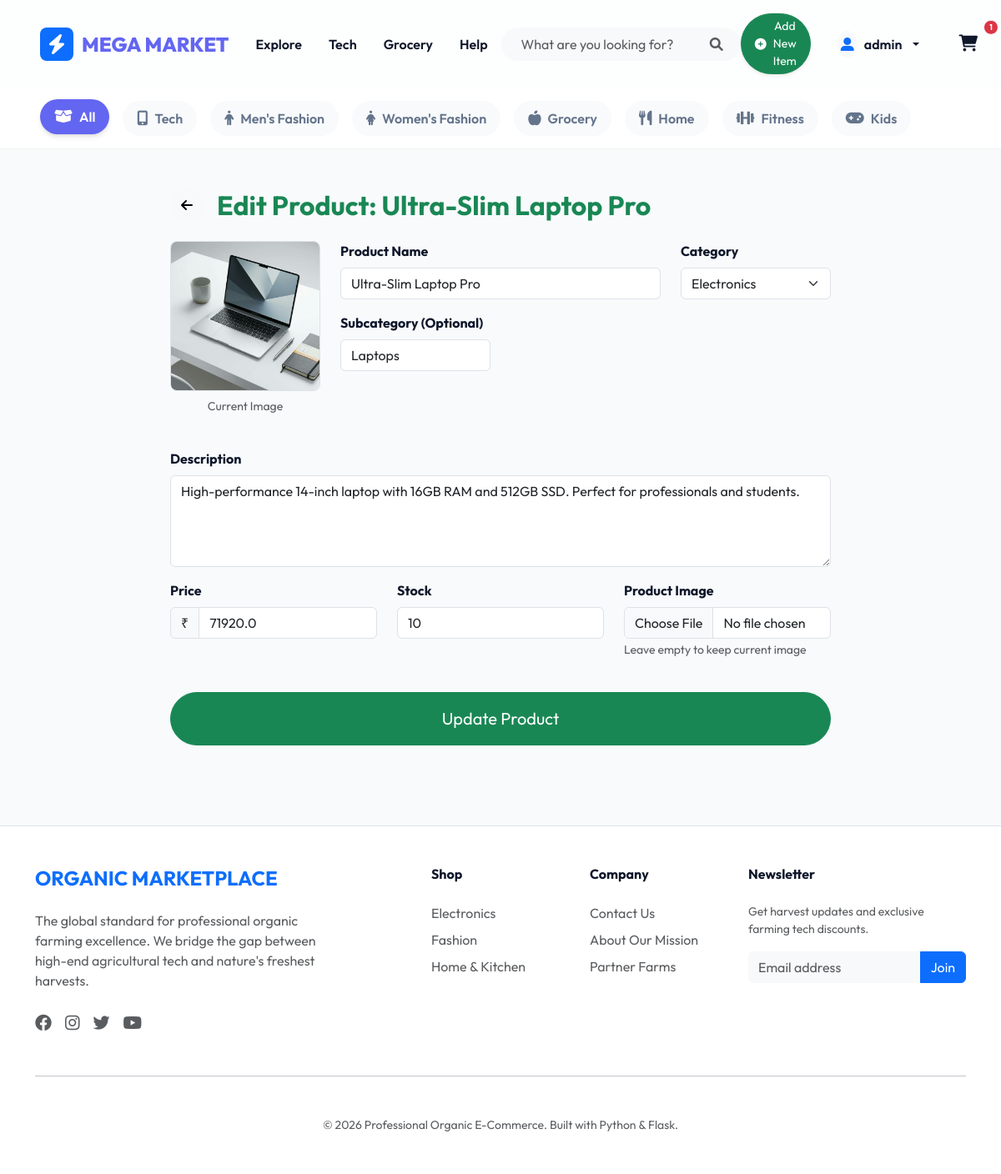
Page /admin/product/1/edit (signed in) on the earlier database version.
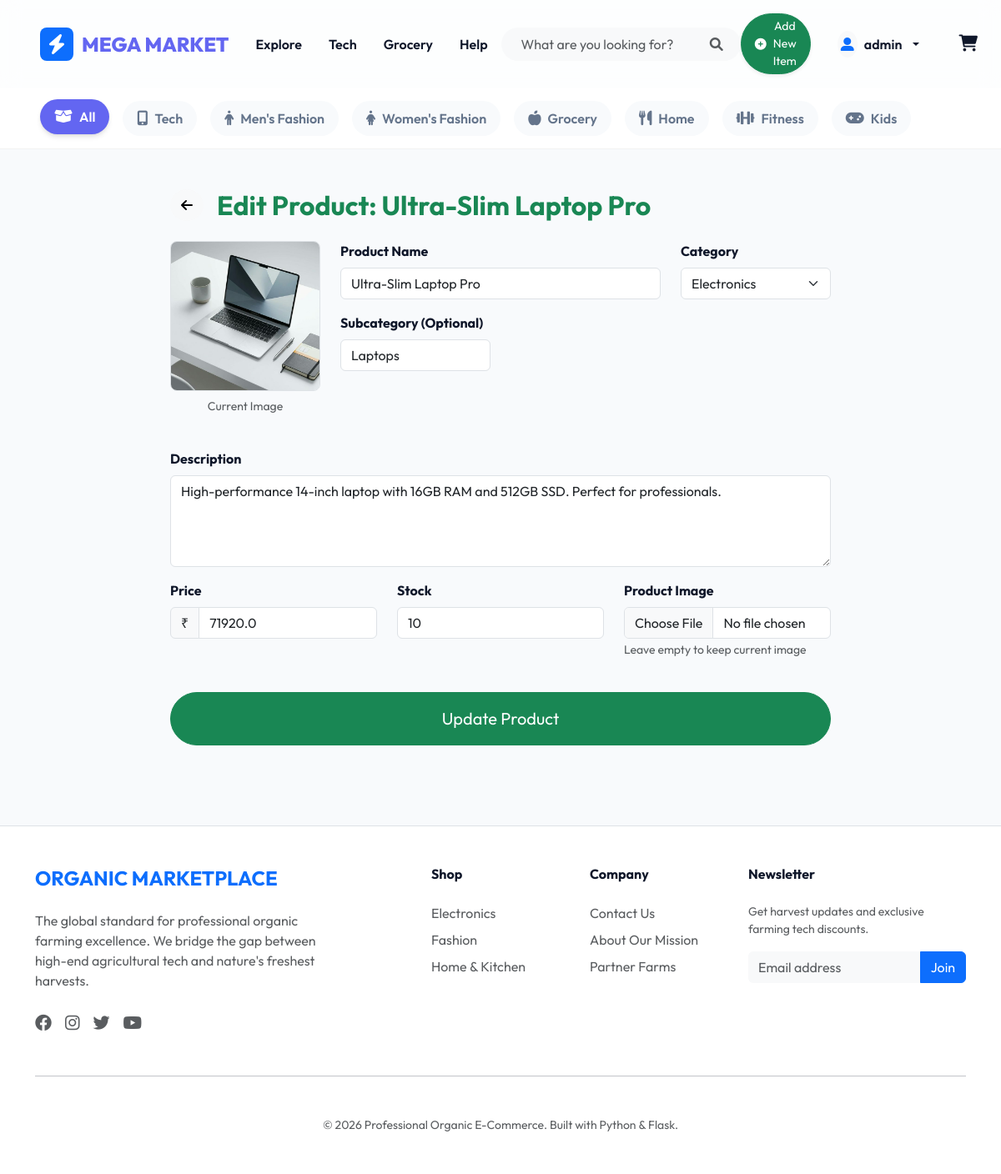
Same page on the later database version.
### models.py (models this page shows)
class Product(db.Model):
    __tablename__ = 'product'
    id = db.Column(db.Integer, primary_key=True)
    name = db.Column(db.String(100), nullable=False)
    description = db.Column(db.Text, nullable=False)
    price = db.Column(db.Float, nullable=False)
    stock = db.Column(db.Integer, default=0)
    category = db.Column(db.String(50), nullable=False)
    subcategory = db.Column(db.String(50), nullable=True)
    image_file = db.Column(db.String(255), nullable=False, default='default.jpg')
    created_at = db.Column(db.DateTime, default=datetime.utcnow)

### app.py (the view)
@app.route('/admin/product/<int:product_id>/edit', methods=['GET', 'POST'])
@login_required
def edit_product(product_id):
    if not current_user.is_admin:
        abort(403)
    product = Product.query.get_or_404(product_id)
    form = ProductForm()
    if form.validate_on_submit():
        if form.image.data:
            filename = secure_filename(form.image.data.filename)
            form.image.data.save(os.path.join(app.config['UPLOAD_FOLDER'], filename))
            product.image_file = filename
        product.name = form.name.data
        product.description = form.description.data
        product.price = form.price.data
        product.stock = form.stock.data
        product.category = form.category.data
        product.subcategory = form.subcategory.data
        db.session.commit()
        flash('Product has been updated!', 'success')
        return redirect(url_for('admin_dashboard'))
    elif request.method == 'GET':
        form.name.data = product.name
        form.description.data = product.description
        form.price.data = product.price
        form.stock.data = product.stock
        form.category.data = product.category
        form.subcategory.data = product.subcategory
    return render_template('admin/edit_product.html', title='Edit Product', form=form, product=product)

### forms.py
class ProductForm(FlaskForm):
    name = StringField('Product Name', validators=[DataRequired()])
    description = TextAreaField('Description', validators=[DataRequired()])
    price = FloatField('Price', validators=[DataRequired()])
    stock = IntegerField('Stock', validators=[DataRequired()])
    category = SelectField('Category', choices=[
        ('Electronics', 'Electronics'),
        ("Men's Fashion", "Men's Fashion"),
        ("Women's Fashion", "Women's Fashion"),
        ('Groceries', 'Groceries'),
        ('Home & Kitchen', 'Home & Kitchen'),
        ('Health & Fitness', 'Health & Fitness'),
        ('Kids', 'Kids')
    ], validators=[DataRequired()])
    subcategory = StringField('Subcategory (Optional)')
    image = FileField('Product Image')
    submit = SubmitField('Save Product')

### app.py (called while the page is built)
@login_manager.user_loader
def load_user(user_id):
    return User.query.get(int(user_id))

### templates/admin/edit_product.html (shortened to what this page needs)
{% extends "base.html" %}
{% block content %}
<div class="row justify-content-center py-5">
    <div class="col-md-8">
        <div class="form-container fade-in">
            <div class="d-flex align-items-center mb-4">
                <a href="{{ url_for('admin_dashboard') }}" class="btn btn-light rounded-circle me-3">
                    <i class="fas fa-arrow-left"></i>
                </a>
                <h2 class="fw-bold m-0 text-success">Edit Product: {{ product.name }}</h2>
            </div>
            <form method="POST" action="" enctype="multipart/form-data">
                <div class="row mb-4">
                    <div class="col-md-3">
                        <img src="{{ url_for('static', filename='uploads/' + product.image_file) }}" alt=""
                            class="img-fluid rounded-3 border"
                            onerror="this.src='https://images.unsplash.com/photo-1466692476868-aef1dfb1e735?ixlib=rb-1.2.1&auto=format&fit=crop&w=200&q=80'">
                        <p class="text-center small text-muted mt-2">Current Image</p>
                    </div>
                    <div class="col-md-9">
                        <div class="row">
                            <div class="col-md-8">
                                <div class="mb-3">
                                    {{ form.name.label(class="form-label fw-bold") }}
                                    {{ form.name(class="form-control") }}
                                </div>
                            </div>
                            <div class="col-md-4">
                                <div class="mb-3">
                                    {{ form.category.label(class="form-label fw-bold") }}
                                    {{ form.category(class="form-select") }}
                                </div>
                            </div>
                            <div class="col-md-4">
                                <div class="mb-3">
                                    {{ form.subcategory.label(class="form-label fw-bold") }}
                                    {{ form.subcategory(class="form-control", placeholder="e.g. Mobiles, Laptops") }}
                                </div>
                            </div>
                        </div>
                    </div>
                </div>
                <div class="mb-3">
                    {{ form.description.label(class="form-label fw-bold") }}
                    {{ form.description(class="form-control", rows="4") }}
                </div>
                <div class="row">
                    <div class="col-md-4">
                        <div class="mb-3">
                            {{ form.price.label(class="form-label fw-bold") }}
                            <div class="input-group">
                                <span class="input-group-text">₹</span>
                                {{ form.price(class="form-control") }}
                            </div>
                        </div>
                    </div>
                    <div class="col-md-4">
                        <div class="mb-3">
                            {{ form.stock.label(class="form-label fw-bold") }}
                            {{ form.stock(class="form-control") }}
                        </div>
                    </div>
                    <div class="col-md-4">
                        <div class="mb-3">
                            {{ form.image.label(class="form-label fw-bold") }}
                            {{ form.image(class="form-control") }}
                            <small class="text-muted">Leave empty to keep current image</small>
                        </div>
                    </div>
                </div>
                <div class="d-grid gap-2 mt-4">
                    {{ form.submit(class="btn btn-success btn-lg rounded-pill py-3", value="Update Product") }}
                </div>
            </form>
        </div>
    </div>
</div>
{% endblock %}

### templates/base.html (shortened to what the changed rows need)
<!DOCTYPE html>
<html lang="en">
<head>
    <link href="https://cdn.jsdelivr.net/npm/bootstrap@5.3.0/dist/css/bootstrap.min.css" rel="stylesheet">
    <link rel="stylesheet" href="https://cdnjs.cloudflare.com/ajax/libs/font-awesome/6.0.0/css/all.min.css">
    <link rel="stylesheet" href="{{ url_for('static', filename='css/style.css') }}">
</head>
<body>
    <nav class="navbar navbar-expand-lg sticky-top">
        <div class="container-fluid px-lg-5">
            <div class="collapse navbar-collapse" id="navbarNav">
                <ul class="navbar-nav ms-auto align-items-center">
                    <li class="nav-item ms-3">
                        <a class="nav-link position-relative px-2" href="{{ url_for('cart') }}">
                            <i class="fas fa-shopping-cart fs-5"></i>
                            {% if current_user.is_authenticated and current_user.cart_items|length > 0 %}
                            <span
                                class="position-absolute top-0 start-100 translate-middle badge rounded-pill bg-danger border border-light"
                                style="font-size: 0.6rem;">
                                {{ current_user.cart_items|sum(attribute='quantity') }}
                            </span>
                            {% endif %}
                        </a>
                    </li>
                </ul>
            </div>
        </div>
    </nav>
    {% block content %}{% endblock %}
</body>
</html>

Differences in the rows shown:
changed Product "Ultra-Slim Laptop Pro": description "High-performance 14-inch laptop with 16GB RAM and 512GB SSD. Perfect for professionals and students." → "High-performance 14-inch laptop with 16GB RAM and 512GB SSD. Perfect for professionals."
Other differences:
{{ current_user.cart_items|sum(attribute='quantity') }}: "1" → (not shown)
